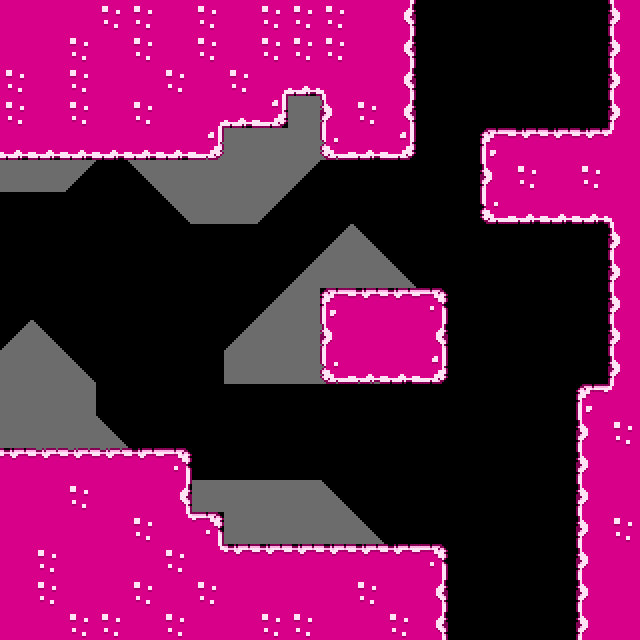

A level layout from a 2D game, rendered from its tile map. Below: a short description, then the map file with its tile-grid data intact:
An orthogonal 20x20 tile map with 32x32 px tiles, 3 tile layers (Background, Foreground1, Foreground2) and 11 objects.

<map version="1.10" tiledversion="1.10.1" orientation="orthogonal" renderorder="right-down" width="20" height="20" tilewidth="32" tileheight="32" infinite="0" nextlayerid="5" nextobjectid="27">
 <editorsettings>
  <export target="Level1.lua" format="lua" />
 </editorsettings>
 <tileset firstgid="1" name="SpriteSheet" tilewidth="32" tileheight="32" tilecount="512" columns="32">
  <image source="../sprites/SpriteSheet.png" width="1024" height="512" />
 </tileset>
 <layer id="4" name="Background" width="20" height="20">
  <data encoding="csv">
0,0,0,0,0,0,0,0,0,0,0,0,0,0,0,0,0,0,0,0,
0,0,0,0,0,0,0,0,0,0,0,0,0,0,0,0,0,0,0,0,
0,0,0,0,0,0,0,0,0,0,0,0,0,0,0,0,0,0,0,0,
0,0,0,0,0,0,0,0,0,138,138,0,0,0,0,0,0,0,0,0,
0,0,0,0,0,0,138,138,138,138,138,0,0,0,0,0,0,0,0,0,
138,138,7,0,8,138,138,138,138,7,0,0,0,0,0,0,0,0,0,0,
0,0,0,0,0,8,138,138,7,0,0,0,0,0,0,0,0,0,0,0,
0,0,0,0,0,0,0,0,0,0,40,39,0,0,0,0,0,0,0,0,
0,0,0,0,0,0,0,0,0,40,138,138,39,0,0,0,0,0,0,0,
0,0,0,0,0,0,0,0,40,138,0,0,0,39,0,0,0,0,0,0,
40,39,0,0,0,0,0,40,138,138,138,138,0,0,0,0,0,0,0,0,
138,138,39,0,0,0,0,138,138,138,138,138,0,0,0,0,0,0,0,0,
138,138,138,0,0,0,0,0,0,0,0,0,0,0,0,0,0,0,0,0,
138,138,138,39,0,0,0,0,0,0,0,0,0,0,0,0,0,0,0,0,
0,138,138,138,0,0,0,0,0,0,0,0,0,0,0,0,0,0,0,0,
0,138,138,138,0,0,138,138,138,138,39,0,0,0,0,0,0,0,0,0,
0,0,0,0,0,0,0,138,138,138,138,39,0,0,0,0,0,0,0,0,
0,0,0,0,0,0,0,0,0,0,0,0,0,0,0,0,0,0,0,0,
0,0,0,0,0,0,0,0,0,0,0,0,0,0,0,0,0,0,0,0,
0,0,0,0,0,0,0,0,0,0,0,0,0,0,0,0,0,0,0,0
</data>
 </layer>
 <layer id="1" name="Foreground1" width="20" height="20">
  <data encoding="csv">
37,37,37,69,69,37,69,37,69,69,69,37,38,0,0,0,0,0,0,36,
37,37,69,37,69,37,69,37,69,69,69,37,38,0,0,0,0,0,0,36,
69,37,69,37,37,69,37,69,43,66,44,37,38,0,0,0,0,0,0,36,
69,37,69,37,69,37,43,66,67,0,36,69,38,0,0,0,0,0,0,36,
66,66,66,66,66,66,67,0,0,0,65,66,67,0,0,33,34,34,34,76,
0,0,0,0,0,0,0,0,0,0,0,0,0,0,0,36,69,37,69,37,
0,0,0,0,0,0,0,0,0,0,0,0,0,0,0,65,66,66,66,44,
0,0,0,0,0,0,0,0,0,0,0,0,0,0,0,0,0,0,0,36,
0,0,0,0,0,0,0,0,0,0,0,0,0,0,0,0,0,0,0,36,
0,0,0,0,0,0,0,0,0,0,33,34,34,35,0,0,0,0,0,36,
0,0,0,0,0,0,0,0,0,0,36,37,37,38,0,0,0,0,0,36,
0,0,0,0,0,0,0,0,0,0,65,66,66,67,0,0,0,0,0,36,
0,0,0,0,0,0,0,0,0,0,0,0,0,0,0,0,0,0,33,76,
0,0,0,0,0,0,0,0,0,0,0,0,0,0,0,0,0,0,36,69,
34,34,34,34,34,35,0,0,0,0,0,0,0,0,0,0,0,0,36,37,
37,37,69,37,37,38,0,0,0,0,0,0,0,0,0,0,0,0,36,37,
37,37,37,37,69,75,35,0,0,0,0,0,0,0,0,0,0,0,36,69,
37,69,37,37,37,69,75,34,34,34,34,34,34,35,0,0,0,0,36,37,
37,69,37,37,69,37,69,37,37,37,37,69,37,38,0,0,0,0,36,37,
37,37,69,69,37,69,37,37,69,69,37,37,69,38,0,0,0,0,36,37
</data>
 </layer>
 <layer id="2" name="Foreground2" width="20" height="20">
  <data encoding="csv">
0,0,0,0,0,0,0,0,0,0,0,0,0,0,0,0,0,0,0,0,
0,0,0,0,0,0,0,0,0,0,0,0,0,0,0,0,0,0,0,0,
0,0,0,0,0,0,0,0,0,0,0,0,0,0,0,0,0,0,0,0,
0,0,0,0,0,0,0,0,0,0,0,0,0,0,0,0,0,0,0,0,
0,0,0,0,0,0,0,0,0,0,0,0,0,0,0,0,0,0,0,0,
0,0,0,0,0,0,0,0,0,0,0,0,0,0,0,0,0,0,0,0,
0,0,0,0,0,0,0,0,0,0,0,0,0,0,0,0,0,0,0,0,
0,0,0,0,0,0,0,0,0,0,0,0,0,0,0,0,0,0,0,0,
0,0,0,0,0,0,0,0,0,0,0,0,0,0,0,0,0,0,0,0,
0,0,0,0,0,0,0,0,0,0,0,0,0,0,0,0,0,0,0,0,
0,0,0,0,0,0,0,0,0,0,0,0,0,0,0,0,0,0,0,0,
0,0,0,0,0,0,0,0,0,0,0,0,0,0,0,0,0,0,0,0,
0,0,0,0,0,0,0,0,0,0,0,0,0,0,0,0,0,0,0,0,
0,0,0,0,0,0,0,0,0,0,0,0,0,0,0,0,0,0,0,0,
0,0,0,0,0,0,0,0,0,0,0,0,0,0,0,0,0,0,0,0,
0,0,0,0,0,0,0,0,0,0,0,0,0,0,0,0,0,0,0,0,
0,0,0,0,0,0,0,0,0,0,0,0,0,0,0,0,0,0,0,0,
0,0,0,0,0,0,0,0,0,0,0,0,0,0,0,0,0,0,0,0,
0,0,0,0,0,0,0,0,0,0,0,0,0,0,0,0,0,0,0,0,
0,0,0,0,0,0,0,0,0,0,0,0,0,0,0,0,0,0,0,0
</data>
 </layer>
 <objectgroup id="3" name="Platforms">
  <object id="16" x="0" y="0" width="224" height="160" />
  <object id="17" x="224" y="0" width="64" height="128" />
  <object id="18" x="288" y="0" width="32" height="96" />
  <object id="19" x="320" y="0" width="96" height="160" />
  <object id="20" x="320" y="288" width="128" height="96" />
  <object id="21" x="0" y="448" width="192" height="192" />
  <object id="22" x="192" y="512" width="32" height="32" />
  <object id="23" x="192" y="544" width="256" height="96" />
  <object id="24" x="608" y="0" width="32" height="640" />
  <object id="25" x="576" y="384" width="32" height="256" />
  <object id="26" x="480" y="128" width="128" height="96" />
 </objectgroup>
</map>